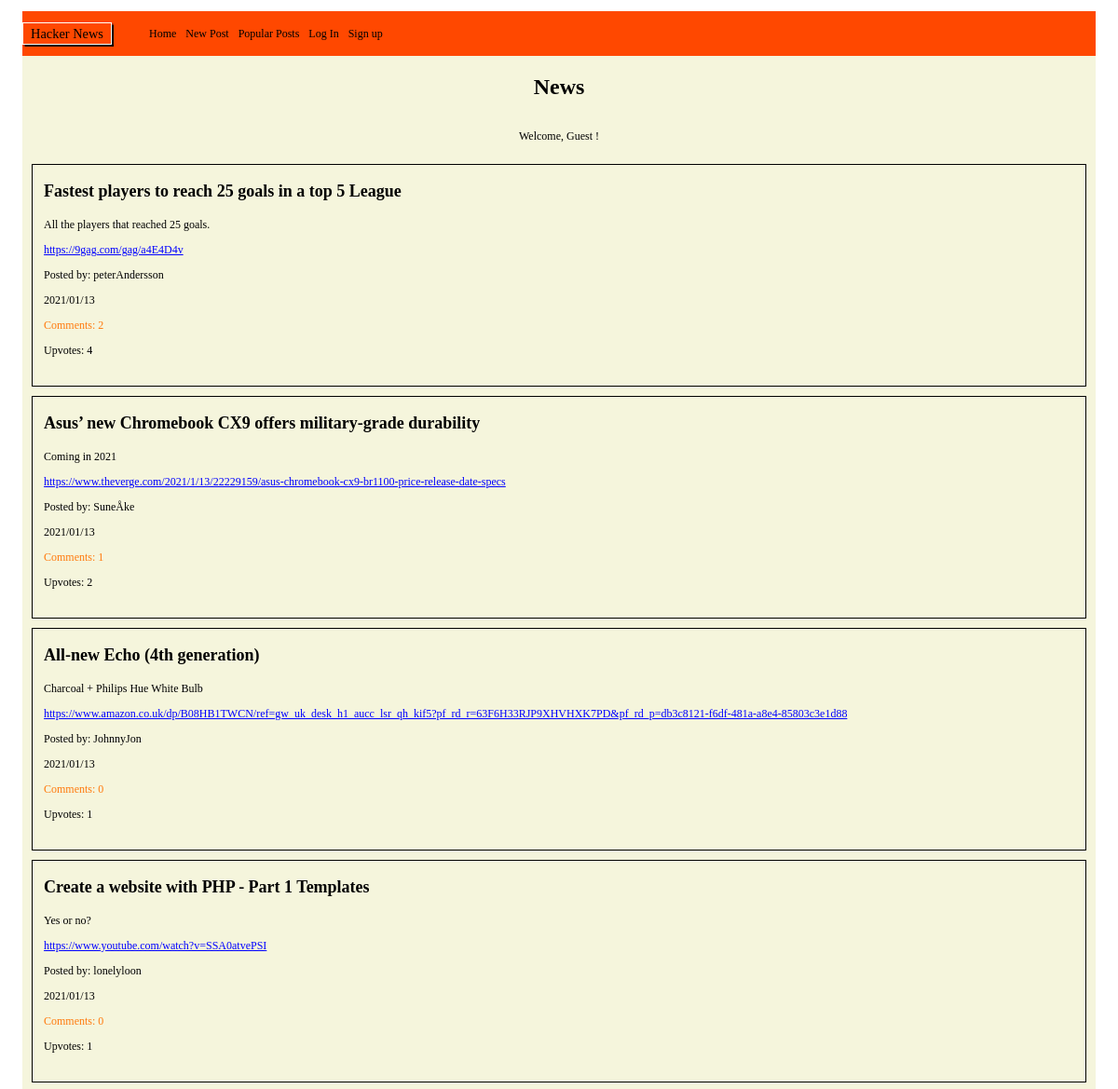
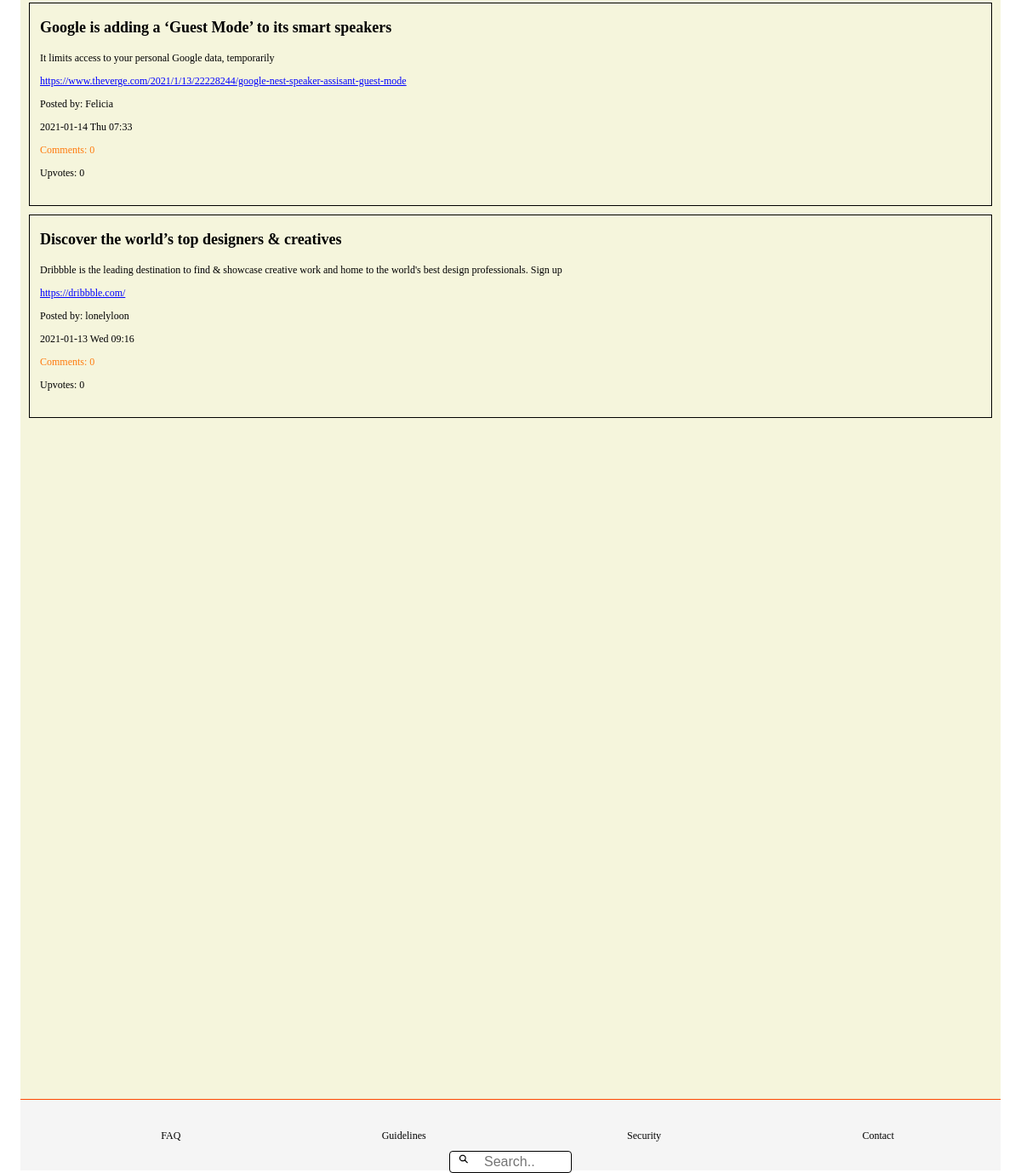
The page / on the database its author committed (2 pictures, top to bottom).
### tables this page shows
CREATE TABLE Posts (
	id integer PRIMARY KEY AUTOINCREMENT,
	title string,
	description string,
	post_url varchar,
	post_date datetime,
	user_id varchar,
	user_username varchar
);

CREATE TABLE Users (
	"id" integer PRIMARY KEY AUTOINCREMENT,
	username varchar,
	first_name string,
	last_name string,
	email varchar,
	password varchar,
	avatar varchar,
	biography string
);

### web/config.php (called while the page is built, shortened)
<?php
return [
    'title' => 'News',
    'database_path' => sprintf('sqlite:%s/database/hackernews.db', __DIR__),
];

### web/autoload.php (called while the page is built, shortened)
<?php
$config = require __DIR__ . '/config.php';

### web/functions/postsFunction.php (called while the page is built, shortened)
<?php
function fetchAllPosts($pdo)
{
    $database = ("SELECT * FROM Posts ORDER BY Posts.post_date DESC");
    $statement = $pdo->prepare($database);
    $statement->execute();
    $fetchPosts = $statement->fetchAll(PDO::FETCH_ASSOC);
    return $fetchPosts;
}

### web/functions/userFunction.php (called while the page is built, shortened)
<?php
function fetchUsernameById($pdo, $id)
{
    $database = 'SELECT username FROM Users WHERE id = :id';
    $statement = $pdo->prepare($database);
    $statement->bindParam(':id', $id);
    $statement->execute();
    $username = $statement->fetch(PDO::FETCH_ASSOC);
    return $username;
}

### web/functions/commentsFunction.php (called while the page is built, shortened)
<?php
function countComments($pdo, $postId)
{
    $statement = $pdo->prepare('SELECT COUNT(*) FROM Comments WHERE post_id = :postId');
    $statement->bindParam(':postId', $postId, PDO::PARAM_INT);
    $statement->execute();
    $comments = $statement->fetch(PDO::FETCH_ASSOC);
    return $comments['COUNT(*)'];
}

### web/functions/upvoteFunctions.php (called while the page is built, shortened)
<?php
function countUpvotes($pdo, $postId)
{
    $database = ('SELECT COUNT(*) FROM Likes WHERE post_id = :postId');
    $statement = $pdo->prepare($database);
    $statement->bindParam(':postId', $postId, PDO::PARAM_INT);
    $statement->execute();
    $upvotes = $statement->fetch(PDO::FETCH_ASSOC);
    return $upvotes['COUNT(*)'];
}

### index.php (the view, shortened to what this page needs)
<?php require __DIR__ . '/homepage/header.php'; ?>
<?php require __DIR__ . '/homepage/navbar.php'; ?>
<section class="index_page">
    <div class="greeting_user_container">
        <h1 class="index_title"><?php echo $config['title']; ?></h1>
        <p>Welcome,
            <?php if (isset($user)) : ?>
                <?php echo $user['first_name']; ?>
            <?php else : ?>
                Guest
            <?php endif; ?>
            !</p>
    </div>
    <?php $fetchPost = fetchAllPosts($pdo);
    foreach ($fetchPost as $post) : ?>
        <?php $postId = $post['id'];  ?>
        <?php $countComments = countComments($pdo, $postId); ?>
        <?php $countUpvotes = countUpvotes($pdo, $postId); ?>
        <?php $fetchUsername = fetchUsernameById($pdo, $post['user_id']) ?>
        <div class="news_feed">
            <h3 class="index_post_title"> <?php echo $post['title']; ?> </h3>
            <p> <?php echo $post['description']; ?> </p>
            <a class="url_link" href="<?php echo $post['post_url'] ?> "> <?php echo $post['post_url']; ?> </a>
            <p> Posted by: <?php echo $fetchUsername['username']; ?> </p>
            <p> <?php echo $post['post_date']; ?> </p>
            <div class="upvotes_comments">
                <a class="index_comments" href="comments.php?id= <?php echo $post['id']; ?> "> Comments: <?php echo $countComments; ?> </a>
            </div>
            <div>
                <form action="web/post/upvote.php" method="post">
                    <p class="index_upvotes">Upvotes: <?php echo $countUpvotes; ?></p>
                </form>
            </div>
        </div>
    <?php endforeach; ?>
</section>
<?php require __DIR__ . '/homepage/footer.php'; ?>

### css assests/index.css (style rules this page uses)
* { box-sizing: border-box; font-size: 12px; }
body { height: 100vh; margin: 0; padding-top: 1rem; padding-left: 2rem; padding-right: 2rem; }
.index_page { background-color: beige; height: 300vh; }
.greeting_user_container { display: flex; flex-direction: column; background-color: #ffffff; background-color: beige; justify-content: center; align-items: center; }
.news_feed { margin: 10px; margin-bottom: 5px; min-height: 15vh; padding-bottom: 1.5rem; padding-left: 1rem; border: solid 1px black; }
.index_title { font-size: 2rem; }
.index_comments { text-decoration: none; color: rgb(255, 122, 13); }
.index_post_title { font-size: 1.5rem; }
.url_link { color: blue; text-decoration: underline; }

### css assests/navBar.css (style rules this page uses)
a { text-decoration: none; color: black; }

### rows shown on the page
posts: title "Fastest players to reach 25 goals in a top 5 League", description "All the players that reached 25 goals.", post_url "https://9gag.com/gag/a4E4D4v", user.username "peterAndersson", post_date "2021/01/13", countComments "2", countUpvotes "4"
posts: title "Asus’ new Chromebook CX9 offers military-grade durability", description "Coming in 2021", post_url "https://www.theverge.com/2021/1/13/22229159/asus-chromebook-cx9-br1100-price-release-date-specs", user.username "SuneÅke", post_date "2021/01/13", countComments "1", countUpvotes "2"
posts: title "All-new Echo (4th generation)", description "Charcoal + Philips Hue White Bulb", post_url "https://www.amazon.co.uk/dp/B08HB1TWCN/ref=gw_uk_desk_h1_aucc_lsr_qh_kif5?pf_rd_r=63F6H33RJP9XHVHXK7PD&pf_rd_p=db3c8121-f6df-481a-a8e4-85803c3e1d88", user.username "JohnnyJon", post_date "2021/01/13", countComments "0", countUpvotes "1"
posts: title "Create a website with PHP - Part 1 Templates", description "Yes or no?", post_url "https://www.youtube.com/watch?v=SSA0atvePSI", user.username "lonelyloon", post_date "2021/01/13", countComments "0", countUpvotes "1"
posts: title "Google is adding a ‘Guest Mode’ to its smart speakers", description "It limits access to your personal Google data, temporarily", post_url "https://www.theverge.com/2021/1/13/22228244/google-nest-speaker-assisant-guest-mode", user.username "Felicia", post_date "2021-01-14 Thu 07:33", countComments "0", countUpvotes "0"
posts: title "Discover the world’s top designers & creatives", description "Dribbble is the leading destination to find & showcase creative work and home to the world's best design professionals. Sign up", post_url "https://dribbble.com/", user.username "lonelyloon", post_date "2021-01-13 Wed 09:16", countComments "0", countUpvotes "0"

### other values the page prints
$config['title'] "News"
